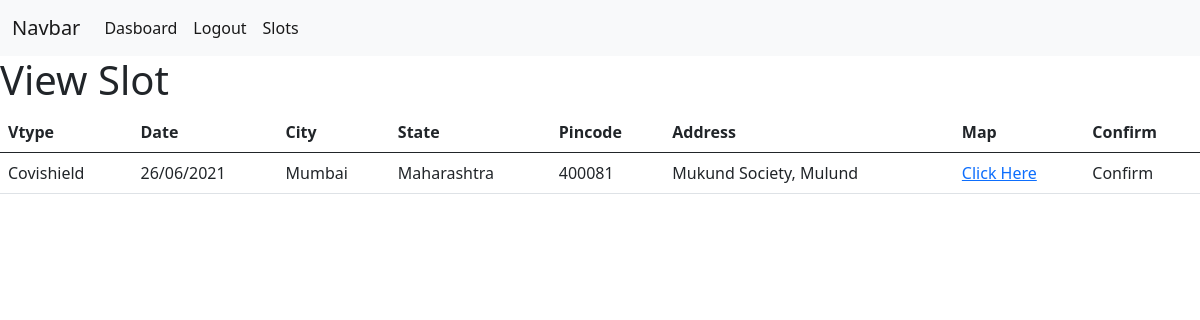
/selectSlot/2 (signed in), run on the app's committed database.
### vacciapp/models.py (models this page shows, shortened)
class Slot(models.Model):
    vtype = models.CharField(max_length=200,null=True)
    date = models.CharField(max_length=200,null=True)
    address = models.CharField(max_length=200,null=True)
    city = models.CharField(max_length=200,null=True)
    state = models.CharField(max_length=200,null=True)
    pincode = models.CharField(max_length=200,null=True)
    addMap = models.CharField(max_length=200,null=True)
    date_created = models.DateTimeField(auto_now_add=True,null=True)

### vacciapp/views.py (the view)
# urls.py: path('selectSlot/<int:pk>',views.selectSlot,name='selectSlot')
def selectSlot(request,pk):
    slot = Slot.objects.get(pk=pk)
    context = {
        'slot' : slot,
    }
    return render(request,'vacciapp/selectSlot.html',context)

### templates/vacciapp/selectSlot.html
{% extends 'base.html' %}
{% block body %}
<h1>View Slot</h1>
<table class="table">
  <thead>
    <tr>
      <th scope="col">Vtype</th>
      <th scope="col">Date</th>
      <th scope="col">City</th>
      <th scope="col">State</th>
      <th scope="col">Pincode</th>
      <th scope="col">Address</th>
      <th scope="col">Map</th>
      <th scope="col">Confirm</th>
    </tr>
  </thead>
  <tbody>
    <tr>
      <td>{{slot.vtype}}</td>
      <td>{{slot.date}}</td>
      <td>{{slot.city}}</td>
      <td>{{slot.state}}</td>
      <td>{{slot.pincode}}</td>
       <td>{{slot.address}}</td>
      <td><a href="{{slot.addMap}}">Click Here</a></td>
      <td>Confirm</td>
    </tr>
 </tbody>
</table>
{% endblock body %}

### data on the page
Slot: vtype "Covishield", date "26/06/2021", city "Mumbai", state "Maharashtra", pincode "400081", address "Mukund Society, Mulund"
